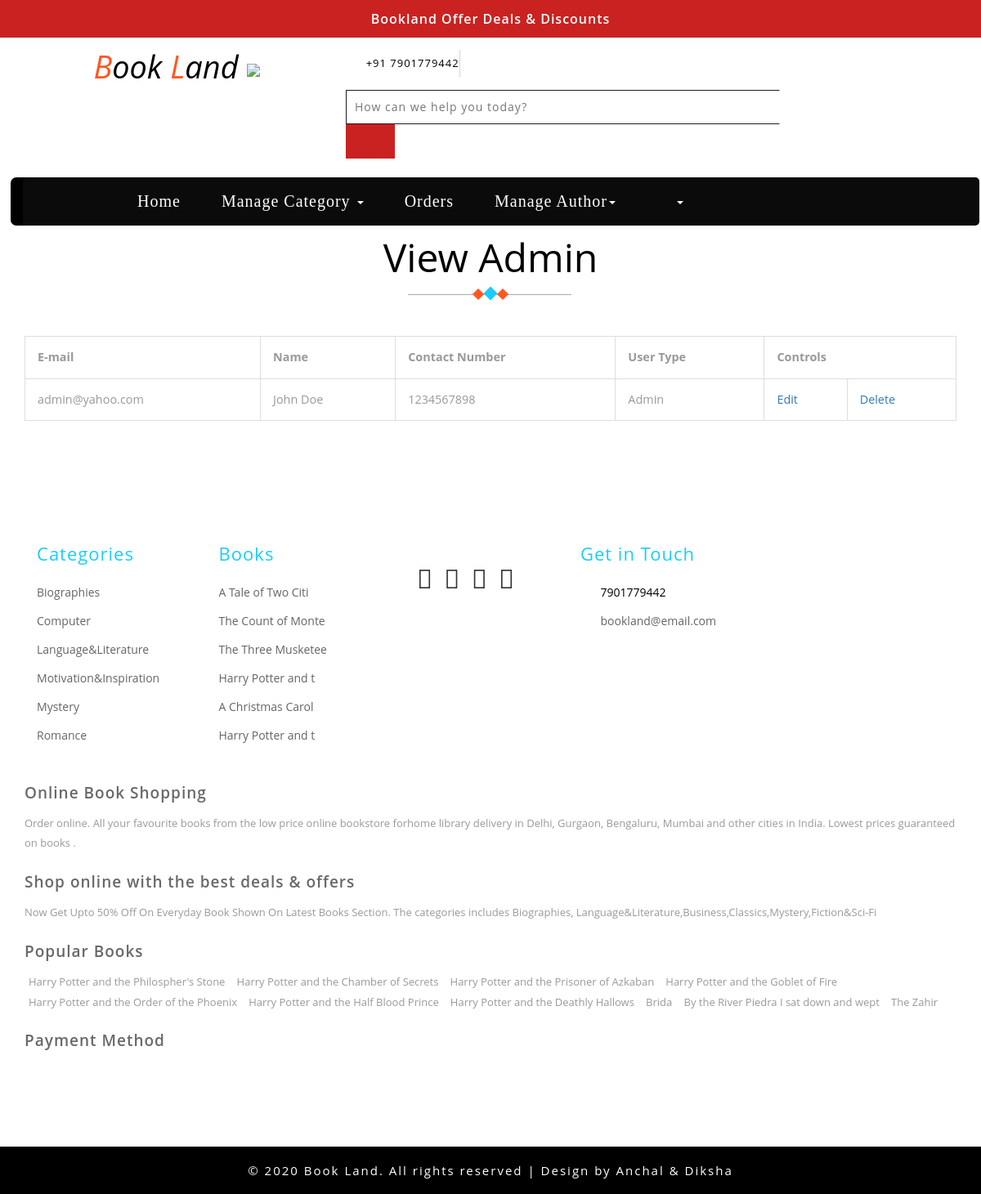
Screenshot of /viewadmin.php (signed in) with the database file from the repository.
### tables this page shows
CREATE TABLE `category` (
  `categoryname` varchar(100) NOT NULL,
  `description` text NOT NULL
);

CREATE TABLE `books` (
  `bookid` int(11) NOT NULL,
  `title` varchar(200) NOT NULL,
  `description` text NOT NULL,
  `edition` int(5) NOT NULL,
  `price` int(10) NOT NULL,
  `e_edition` varchar(200) NOT NULL,
  `genre` varchar(100) NOT NULL,
  `coverphoto` varchar(200) NOT NULL,
  `discount` int(10) NOT NULL,
  `category` varchar(100) NOT NULL,
  `authorid` int(11) NOT NULL
);

### viewadmin.php (the view, shortened to what this page needs)
<!doctype html>
<html lang="en">
<head>
    <?php
    include_once "headerfiles.php";
    ?>
</head>
<body>
<?php include_once "adminnavbar.php"; ?>
<div class="container">
    <div class="row">
        <h3 class="tittle-w3l">View Admin
            <span class="heading-style">
					<i></i>
					<i></i>
					<i></i>
				</span>
        </h3>
        <div class="col-md-12">
<table class="table table-bordered table-hover">
    <th>E-mail</th>
    <th>Name</th>
    <th>Contact Number</th>
    <th>User Type</th>
    <th colspan="2">Controls</th>
  <?php
  include_once "connection.php";
  $selectQuery="SELECT * FROM `admin`";
  $result=mysqli_query($con,$selectQuery);
  while($row=mysqli_fetch_array($result)) {
      ?>
      <tr>
          <td> <?php echo "$row[0]"; ?> </td>
          <td> <?php echo "$row[2]"; ?> </td>
          <td> <?php echo "$row[3]"; ?> </td>
          <td> <?php echo "$row[4]"; ?> </td>
          <td><a href="editadmin.php?email=<?php echo $row[0];?>">Edit</a></td>
          <td><a onclick="return confirm('Are you sure to delete?')" href="deleteadmin.php?email=<?php echo $row[0];?>">Delete</a></td>
      </tr>
      <?php
  }
  ?>
</table>
        </div>
    </div>
</div>
<?php include_once "footer.php"?>
</body>
</html>

### footer.php (shortened to what this page needs)
<footer>
    <div class="container">
        <div class="footer-info w3-agileits-info">
            <div class="col-sm-5 address-right">
                <div class="col-xs-6 footer-grids">
                    <h3>Categories</h3>
                    <ul>
                        <?php
                        $select1 = "select * from category order by categoryname limit 6";
                        $res1 = mysqli_query($con, $select1);
                        while ($row1 = mysqli_fetch_array($res1)) {
                            $category1 = urlencode($row1["categoryname"]);
                            ?>
                            <li>
                                <a href="books.php?catname=<?php echo $category1; ?>">
                                    <?php echo $row1[0]; ?></a>
                            </li>
                        <?php } ?>
                    </ul>
                </div>
                <div class="col-xs-6 footer-grids">
                    <h3>Books</h3>
                    <ul>
                        <?php
                        $select2 = "select * from books order by edition limit 6";
                        $res2 = mysqli_query($con, $select2);
                        while ($row2 = mysqli_fetch_array($res2)) {
                            ?>
                            <li>
                                <a href="single.php?bookid=<?php echo $row2[0]; ?>">
                                    <?php echo substr($row2[1], 0, 18); ?></a>
                            </li>
                        <?php } ?>
                    </ul>
                </div>
                <div class="clearfix"></div>
            </div>
            <div class="col-sm-2 footer-grids  w3l-socialmk">
                <div class="agileits_app-devices">
                    <i class="fab fa-facebook-f fa-2x s-icons"></i>
                    <i class="fab fa-instagram fa-2x s-icons"></i>
                    <i class="fab fa-skype fa-2x s-icons"></i>
                    <i class="fab fa-whatsapp fa-2x s-icons"></i>
                </div>
            </div>
            <div class="col-sm-5 address-right">
                <div class="col-xs-12 footer-grids">
                    <h3>Get in Touch</h3>
                    <ul>
                        <li>
                            <i class="fa fa-mobile"></i> 7901779442
                        </li>
                        <li>
                            <i class="fa fa-envelope-o"></i>
                            <a href="javacript:void(0);">bookland@email.com</a>
                        </li>
                    </ul>
                </div>
            </div>
            <div class="clearfix"></div>
        </div>
        <div class="agile-sometext">
            <div class="sub-some">
                <h5>Online Book Shopping</h5>
                <p>Order online. All your favourite books from the low price online bookstore forhome library
                    delivery in Delhi,
                    Gurgaon, Bengaluru, Mumbai and other cities in India. Lowest prices guaranteed on books .</p>
            </div>
            <div class="sub-some">
                <h5>Shop online with the best deals & offers</h5>
                <p>Now Get Upto 50% Off On Everyday Book Shown On Latest Books Section. The categories includes
                    Biographies, Language&Literature,Business,Classics,Mystery,Fiction&Sci-Fi</p>
            </div>
            <div class="sub-some">
                <h5>Popular Books</h5>
                <ul>
                    <?php
                    $s1 = "select * from books limit 10";
                    $r1 = mysqli_query($con, $s1);
                    while ($row3 = mysqli_fetch_array($r1)) {
                        ?>
                        <li>
                            <a><?php echo $row3["title"]; ?></a>
                        </li>
                    <?php } ?>
                </ul>
            </div>
            <div class="sub-some child-momu">
                <h5>Payment Method</h5>
                <ul>
                </ul>
            </div>
        </div>
    </div>
</footer>
<div class="copy-right" style="background-color: black;">
    <div class="container">
        <p>© 2020 Book Land. All rights reserved | Design by Anchal &amp; Diksha
        </p>
    </div>
</div>

### footer.php (style rules this page uses)
.s-icons { padding: 0 5px }

### rows the page displays
category: categoryname "Biographies"
category: categoryname "Computer"
category: categoryname "Language&Literature"
category: categoryname "Motivation&Inspiration"
category: categoryname "Mystery"
category: categoryname "Romance"
books: title "A Tale of Two Citi"
books: title "The Count of Monte"
books: title "The Three Musketee"
books: title "Harry Potter and t", title "Harry Potter and the Chamber of Secrets"
books: title "A Christmas Carol"
books: title "Harry Potter and t", title "Harry Potter and the Philospher's Stone"
books: title "Harry Potter and the Prisoner of Azkaban"
books: title "Harry Potter and the Goblet of Fire"
books: title "Harry Potter and the Order of the Phoenix"
books: title "Harry Potter and the Half Blood Prince"
books: title "Harry Potter and the Deathly Hallows"
books: title "Brida"
books: title "By the River Piedra I sat down and wept"
books: title "The Zahir"

### other values shown
$row[0] "admin@yahoo.com"
$row[2] "John Doe"
$row[3] "1234567898"
$row[4] "Admin"
